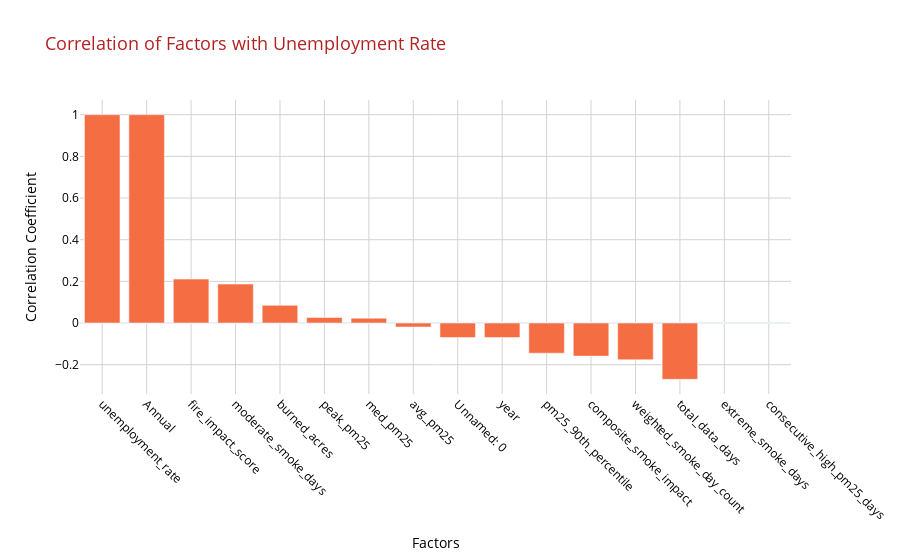

Notebook code cell kept with this figure:
### Markdown cell above
### Visualization: Correlation of Factors with Unemployment Rate (Bar Plot)
This bar plot depicts the correlation of various factors with the unemployment rate in Olathe, Kansas. Each bar represents the correlation coefficient of a factor with the unemployment rate, sorted in descending order to highlight the strongest relationships. The x-axis lists the factors, while the y-axis shows the correlation coefficients. The plot features a fire-themed orange color for the bars, with a clean white background and gridlines for clarity. This visualization provides insights into which factors are most strongly associated with unemployment, aiding in understanding potential drivers or predictors of economic trends.

### Code cell
# 3. Correlation of Factors with Unemployment Rate (Bar Plot)
correlation_data = data.corr()['unemployment_rate'].sort_values(ascending=False)
fig3 = px.bar(
    x=correlation_data.index,
    y=correlation_data.values,
    title='Correlation of Factors with Unemployment Rate',
    labels={'x': 'Factors', 'y': 'Correlation Coefficient'},
    template='plotly_white'
)
fig3.update_traces(marker=dict(color='#f46d43'))
fig3.update_layout(
    title_font=dict(size=18, color='firebrick'),
    font=dict(size=12, color='black'),
    xaxis=dict(tickangle=45, gridcolor='lightgray', zerolinecolor='gray'),
    yaxis=dict(gridcolor='lightgray'),
    plot_bgcolor='white'
)
fig3.show()

# Output correlation result
correlated_factor = correlation_data.index[1]
max_correlation = correlation_data.values[1]
print(f"The factor most correlated with unemployment rate is '{correlated_factor}' with a correlation of {max_correlation:.2f}.")

### Figure 1 — Plotly figure (JSON) as saved in the notebook; plotly's stock layout.template omitted (floating-point values rounded to 4 significant figures)
{"data": [{"alignmentgroup": "True", "hovertemplate": "Factors=%{x}<br>Correlation Coefficient=%{y}<extra></extra>", "legendgroup": "", "marker": {"color": "#f46d43", "pattern": {"shape": ""}}, "name": "", "offsetgroup": "", "orientation": "v", "showlegend": false, "textposition": "auto", "type": "bar", "x": ["unemployment_rate", "Annual", "fire_impact_score", "moderate_smoke_days", "burned_acres", "peak_pm25", "med_pm25", "avg_pm25", "Unnamed: 0", "year", "pm25_90th_percentile", "composite_smoke_impact", "weighted_smoke_day_count", "total_data_days", "extreme_smoke_days", "consecutive_high_pm25_days"], "xaxis": "x", "y": [1, 1.0, 0.2109, 0.187, 0.08504, 0.0266, 0.02355, -0.01902, -0.06979, -0.06979, -0.1446, -0.1588, -0.1763, -0.2701, null, null], "yaxis": "y"}], "layout": {"barmode": "relative", "font": {"color": "black", "size": 12}, "legend": {"tracegroupgap": 0}, "plot_bgcolor": "white", "title": {"font": {"color": "firebrick", "size": 18}, "text": "Correlation of Factors with Unemployment Rate"}, "xaxis": {"anchor": "y", "domain": [0, 1], "gridcolor": "lightgray", "tickangle": 45, "title": {"text": "Factors"}, "zerolinecolor": "gray"}, "yaxis": {"anchor": "x", "domain": [0, 1], "gridcolor": "lightgray", "title": {"text": "Correlation Coefficient"}}}}
